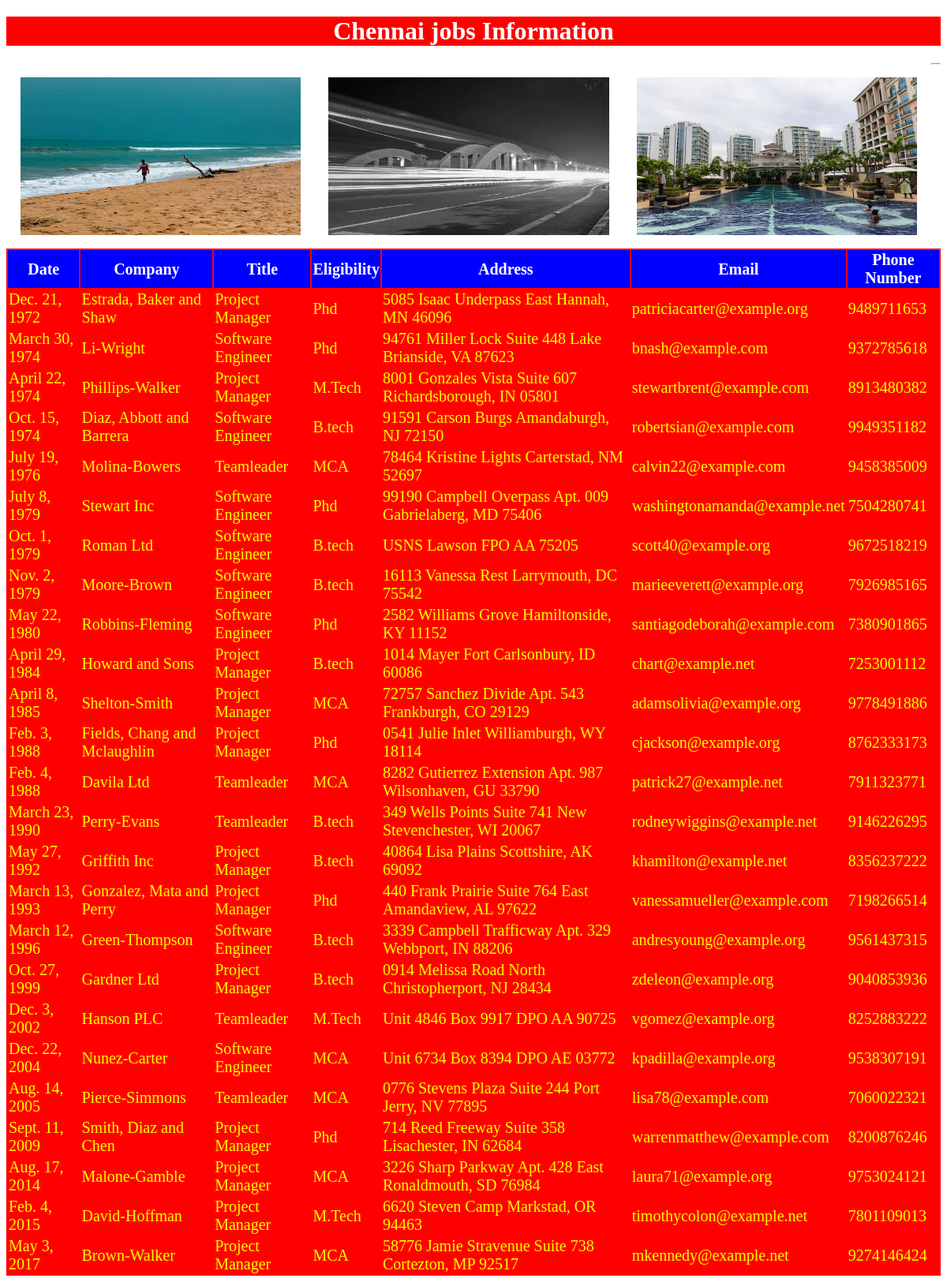
Screenshot of /chennaijob with the database file from the repository.
### testapp/models.py (models this page shows)
class chennaijobs(models.Model):
    date=models.DateField();
    company=models.CharField(max_length=100);
    title=models.CharField(max_length=100);
    eligibility=models.CharField(max_length=100);
    address=models.CharField(max_length=100);
    email=models.EmailField();
    phonenumber=models.IntegerField()

### testapp/views.py (the view)
# urls.py: path('chennaijob', views.chennaijob4),
def chennaijob4(request):
    jobs_list=chennaijobs.objects.order_by('date')
    my_dict={'jobs_list':jobs_list}
    return render(request, 'testapp/chennaijobs.html',context=my_dict)

### templates/testapp/chennaijobs.html (shortened to what this page needs)
<!DOCTYPE html>
{% load static %}
<html lang="en">
<head>
    <link rel="stylesheet" href="{%static 'css/job.css' %}">
</head>
<body>
    <h1> Chennai jobs Information </h1>
    <img src="{%static 'images/chennaibeach.jpg' %}" alt="">
    <img src="{%static 'images/chennainight.jpg' %}" alt="">
    <img src="{%static 'images/chennaiview.jpg' %}" alt="">
    <hr>
    {% if jobs_list %}
    <table id="tab">
        <thead>
            <th>Date</th>
            <th>Company</th>
            <th>Title</th>
            <th>Eligibility</th>
            <th>Address</th>
            <th>Email</th>
            <th>Phone Number</th>
        </thead>
        {%for job in jobs_list %}
        <tr>
            <td>{{job.date}}</td>
            <td>{{job.company}}</td>
            <td>{{job.title}}</td>
            <td>{{job.eligibility}}</td>
            <td>{{job.address}}</td>
            <td>{{job.email}}</td>
            <td>{{job.phonenumber}}</td>
        </tr>
        {% endfor %}
    </table>
    {% else %}
    <p>No jobs Found in Chennai</p>
    {% endif %}
</body>
</html>

### static/css/job.css (style rules this page uses)
body { background-image: url(https://media.istockphoto.com/id/171309616/photo/green-grass-background.webp?b=1&s=170667a&w=0&k=20&c=lQvv2ndAtFpY4UCzeAUPAW3cGI_wpDHlK71CAi5O0_w=); background-repeat: no-repeat; background-size: cover; }
h1 { color: white; text-align: center; background: red; }
table,thead,th,tr,td { color: yellow; border: 2px white; font-size: 20px; margin: auto; background: red; }
thead,th { color: white; border: 2px white; font-size: 20px; margin: auto; background: blue; }
img { height: 200px; width: 30%; float: left; margin: 1.5%; border: 2px red; }
table tr:nth-of-type(even) { background: #f4c242; }

### rows the page displays
chennaijobs: date "Dec. 21, 1972", company "Estrada, Baker and Shaw", title "Project Manager", eligibility "Phd", address "5085 Isaac Underpass East Hannah, MN 46096", email "patriciacarter@example.org", phonenumber "9489711653"
chennaijobs: date "March 30, 1974", company "Li-Wright", title "Software Engineer", eligibility "Phd", address "94761 Miller Lock Suite 448 Lake Brianside, VA 87623", email "bnash@example.com", phonenumber "9372785618"
chennaijobs: date "April 22, 1974", company "Phillips-Walker", title "Project Manager", eligibility "M.Tech", address "8001 Gonzales Vista Suite 607 Richardsborough, IN 05801", email "stewartbrent@example.com", phonenumber "8913480382"
chennaijobs: date "Oct. 15, 1974", company "Diaz, Abbott and Barrera", title "Software Engineer", eligibility "B.tech", address "91591 Carson Burgs Amandaburgh, NJ 72150", email "robertsian@example.com", phonenumber "9949351182"
chennaijobs: date "July 19, 1976", company "Molina-Bowers", title "Teamleader", eligibility "MCA", address "78464 Kristine Lights Carterstad, NM 52697", email "calvin22@example.com", phonenumber "9458385009"
chennaijobs: date "July 8, 1979", company "Stewart Inc", title "Software Engineer", eligibility "Phd", address "99190 Campbell Overpass Apt. 009 Gabrielaberg, MD 75406", email "washingtonamanda@example.net", phonenumber "7504280741"
chennaijobs: date "Oct. 1, 1979", company "Roman Ltd", title "Software Engineer", eligibility "B.tech", address "USNS Lawson FPO AA 75205", email "scott40@example.org", phonenumber "9672518219"
chennaijobs: date "Nov. 2, 1979", company "Moore-Brown", title "Software Engineer", eligibility "B.tech", address "16113 Vanessa Rest Larrymouth, DC 75542", email "marieeverett@example.org", phonenumber "7926985165"
chennaijobs: date "May 22, 1980", company "Robbins-Fleming", title "Software Engineer", eligibility "Phd", address "2582 Williams Grove Hamiltonside, KY 11152", email "santiagodeborah@example.com", phonenumber "7380901865"
chennaijobs: date "April 29, 1984", company "Howard and Sons", title "Project Manager", eligibility "B.tech", address "1014 Mayer Fort Carlsonbury, ID 60086", email "chart@example.net", phonenumber "7253001112"
chennaijobs: date "April 8, 1985", company "Shelton-Smith", title "Project Manager", eligibility "MCA", address "72757 Sanchez Divide Apt. 543 Frankburgh, CO 29129", email "adamsolivia@example.org", phonenumber "9778491886"
chennaijobs: date "Feb. 3, 1988", company "Fields, Chang and Mclaughlin", title "Project Manager", eligibility "Phd", address "0541 Julie Inlet Williamburgh, WY 18114", email "cjackson@example.org", phonenumber "8762333173"
chennaijobs: date "Feb. 4, 1988", company "Davila Ltd", title "Teamleader", eligibility "MCA", address "8282 Gutierrez Extension Apt. 987 Wilsonhaven, GU 33790", email "patrick27@example.net", phonenumber "7911323771"
chennaijobs: date "March 23, 1990", company "Perry-Evans", title "Teamleader", eligibility "B.tech", address "349 Wells Points Suite 741 New Stevenchester, WI 20067", email "rodneywiggins@example.net", phonenumber "9146226295"
chennaijobs: date "May 27, 1992", company "Griffith Inc", title "Project Manager", eligibility "B.tech", address "40864 Lisa Plains Scottshire, AK 69092", email "khamilton@example.net", phonenumber "8356237222"
chennaijobs: date "March 13, 1993", company "Gonzalez, Mata and Perry", title "Project Manager", eligibility "Phd", address "440 Frank Prairie Suite 764 East Amandaview, AL 97622", email "vanessamueller@example.com", phonenumber "7198266514"
chennaijobs: date "March 12, 1996", company "Green-Thompson", title "Software Engineer", eligibility "B.tech", address "3339 Campbell Trafficway Apt. 329 Webbport, IN 88206", email "andresyoung@example.org", phonenumber "9561437315"
chennaijobs: date "Oct. 27, 1999", company "Gardner Ltd", title "Project Manager", eligibility "B.tech", address "0914 Melissa Road North Christopherport, NJ 28434", email "zdeleon@example.org", phonenumber "9040853936"
chennaijobs: date "Dec. 3, 2002", company "Hanson PLC", title "Teamleader", eligibility "M.Tech", address "Unit 4846 Box 9917 DPO AA 90725", email "vgomez@example.org", phonenumber "8252883222"
chennaijobs: date "Dec. 22, 2004", company "Nunez-Carter", title "Software Engineer", eligibility "MCA", address "Unit 6734 Box 8394 DPO AE 03772", email "kpadilla@example.org", phonenumber "9538307191"
chennaijobs: date "Aug. 14, 2005", company "Pierce-Simmons", title "Teamleader", eligibility "MCA", address "0776 Stevens Plaza Suite 244 Port Jerry, NV 77895", email "lisa78@example.com", phonenumber "7060022321"
chennaijobs: date "Sept. 11, 2009", company "Smith, Diaz and Chen", title "Project Manager", eligibility "Phd", address "714 Reed Freeway Suite 358 Lisachester, IN 62684", email "warrenmatthew@example.com", phonenumber "8200876246"
chennaijobs: date "Aug. 17, 2014", company "Malone-Gamble", title "Project Manager", eligibility "MCA", address "3226 Sharp Parkway Apt. 428 East Ronaldmouth, SD 76984", email "laura71@example.org", phonenumber "9753024121"
chennaijobs: date "Feb. 4, 2015", company "David-Hoffman", title "Project Manager", eligibility "M.Tech", address "6620 Steven Camp Markstad, OR 94463", email "timothycolon@example.net", phonenumber "7801109013"
chennaijobs: date "May 3, 2017", company "Brown-Walker", title "Project Manager", eligibility "MCA", address "58776 Jamie Stravenue Suite 738 Cortezton, MP 92517", email "mkennedy@example.net", phonenumber "9274146424"
